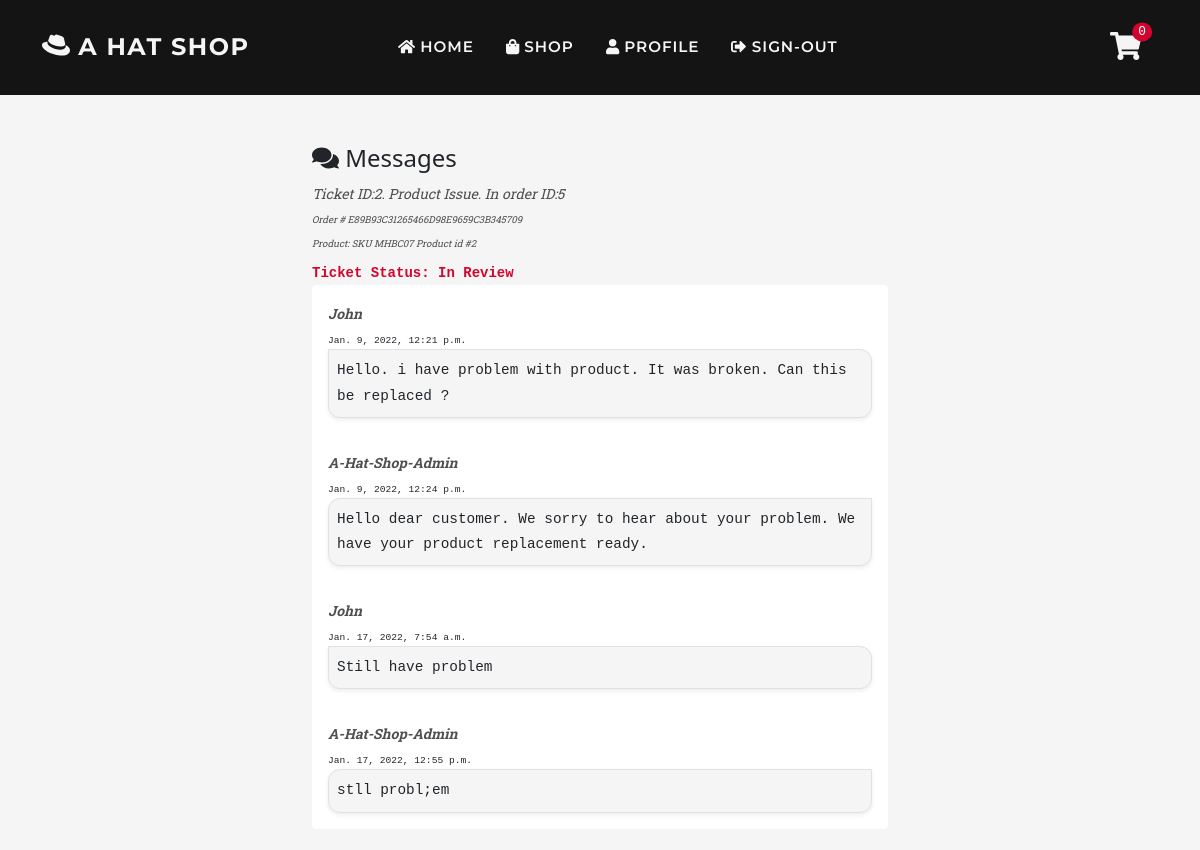
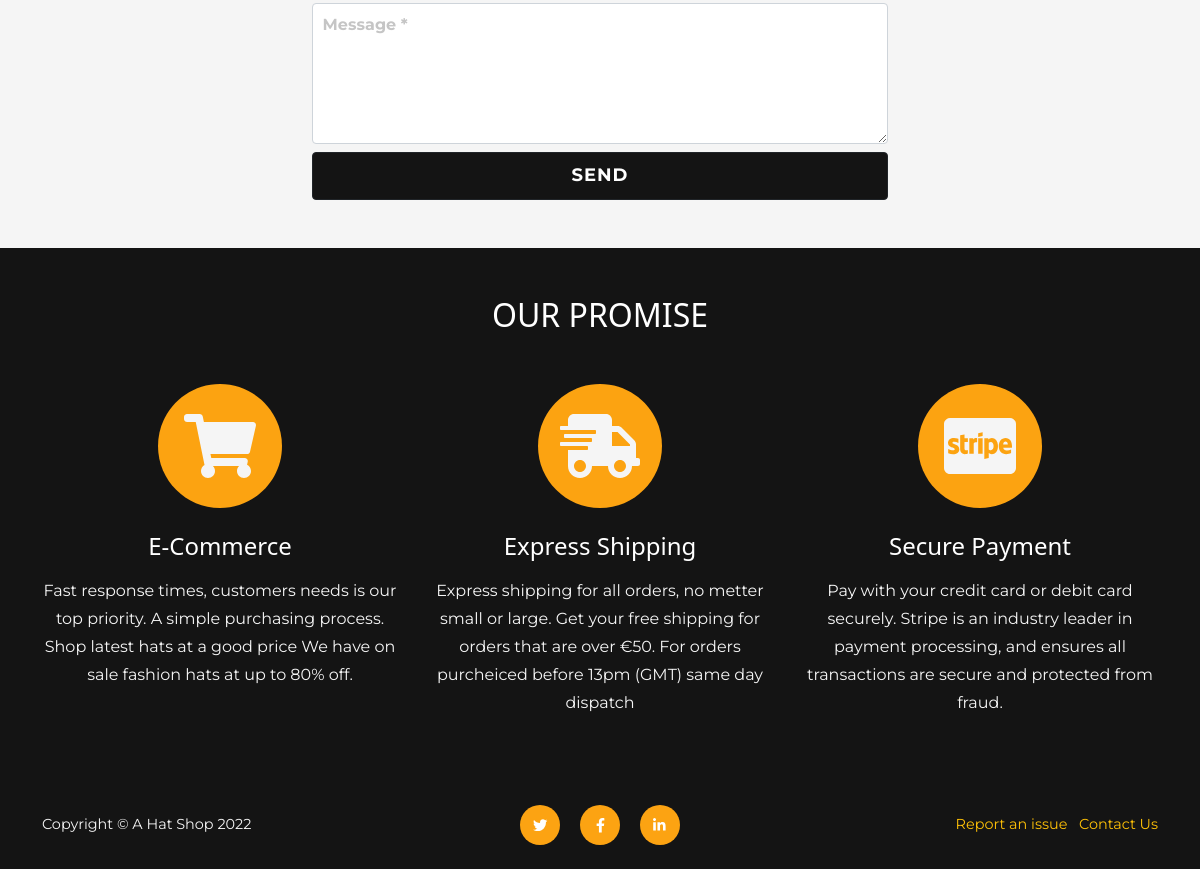
/support/message/2?unread=False (signed in), run on an earlier commit of the app's database (2 pictures, top to bottom).
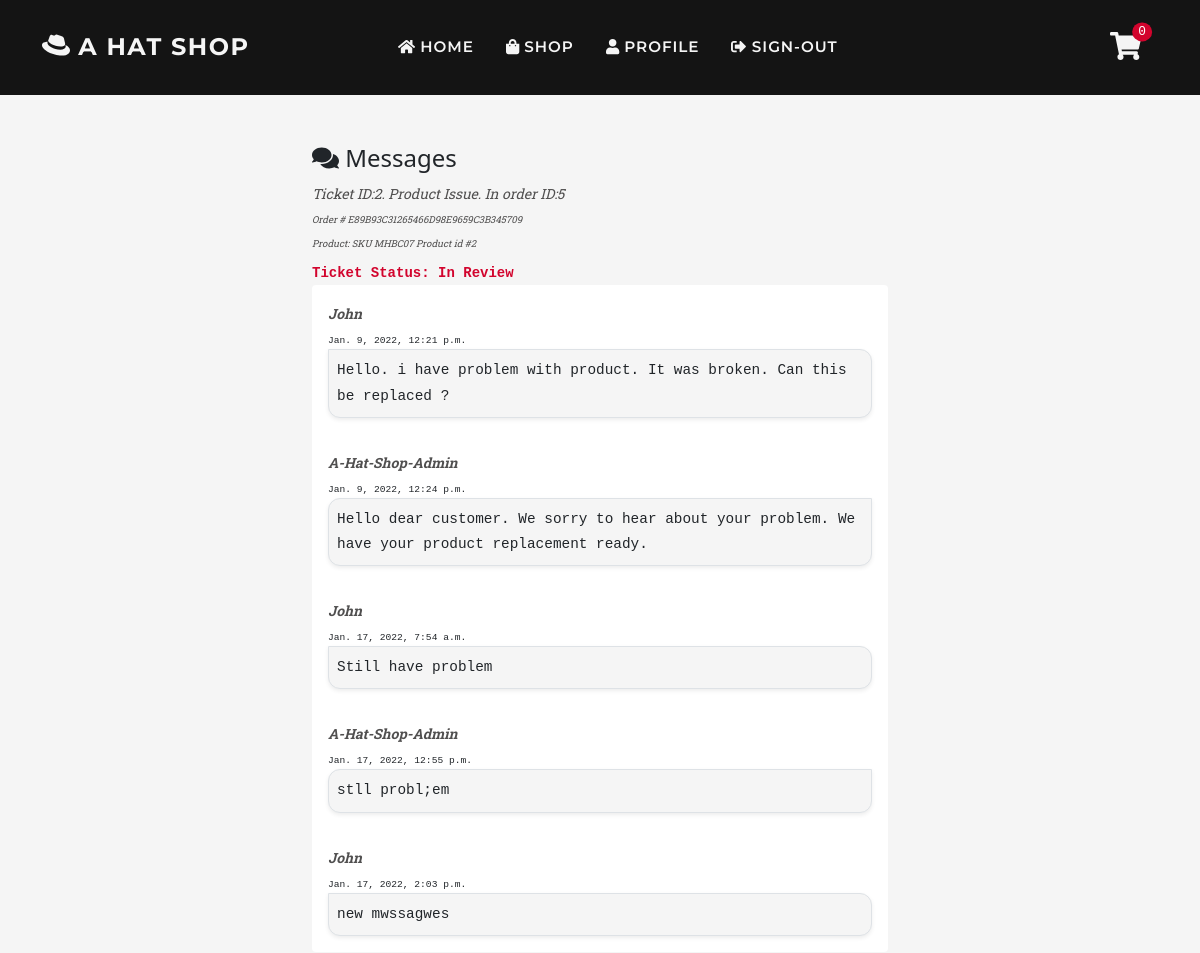
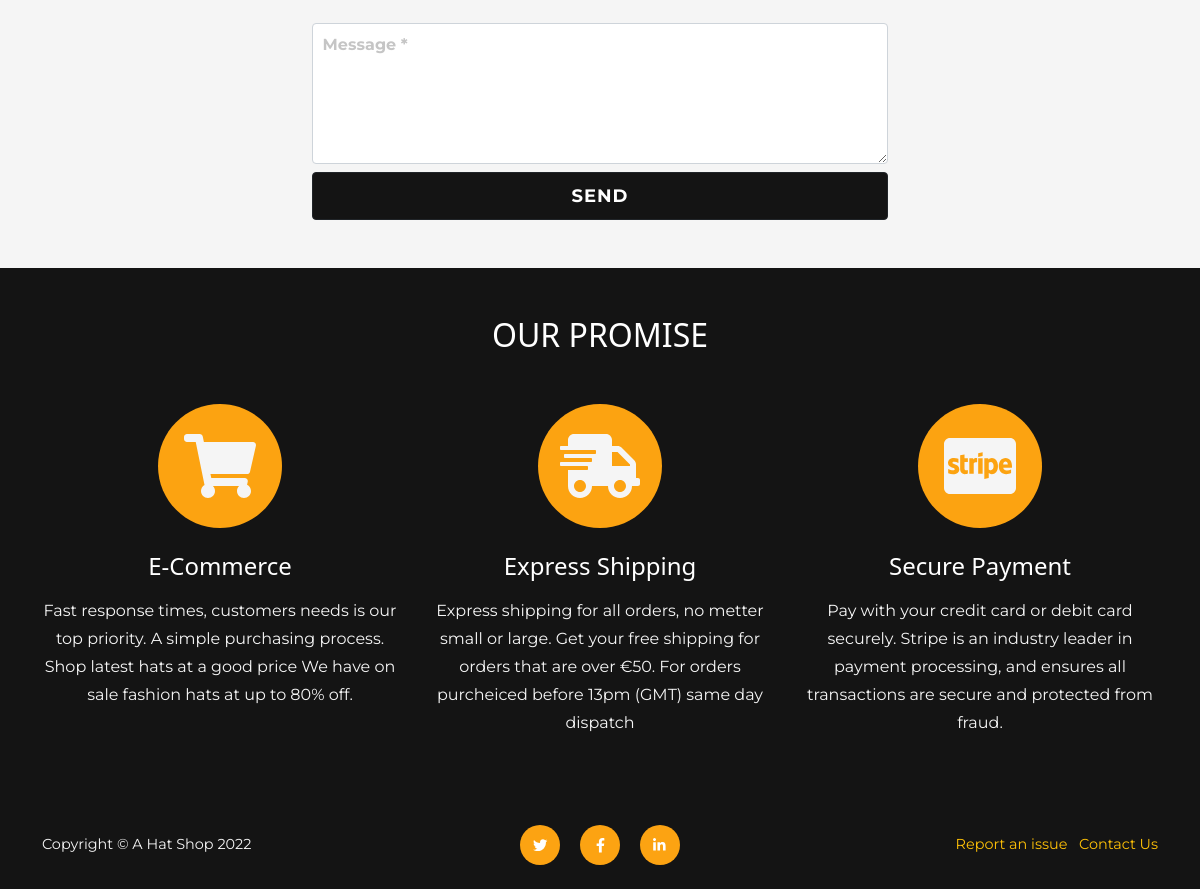
And on a later commit of the database (2 pictures, top to bottom).
### support/models.py (models this page shows, shortened)
class Message(models.Model):
    thread = models.ForeignKey(
        CustomerSuport, null=False, blank=False,
        on_delete=models.CASCADE, related_name='messages_thread')
    user = models.ForeignKey(
        User, null=False, blank=False,
        on_delete=models.CASCADE, related_name="sender")
    message = models.TextField(max_length=500)
    timestamp = models.DateTimeField(auto_now_add=True)
    unread = models.BooleanField(default=True)

### support/views.py (the view, shortened to what this page needs)
# urls.py: path('message/<issue_id>', views.messages_view, name='messages_view'),
@login_required
def messages_view(request, issue_id):
    issue = get_object_or_404(CustomerSuport, pk=issue_id)
    profile = request.user
    if not profile.is_superuser:
        status_form = None
        if not issue.user_profile == profile:
            messages.error(request, 'Error loading support ticket')
            return redirect(reverse('home'))
    all_messages = Message.objects.all()
    thread_messages = all_messages.filter(thread=issue)
    if 'unread' in request.GET:
        for message in thread_messages:
            message.unread = request.GET['unread']
            message.save()
    form = MessageForm()
    context = {
        'thread_messages': thread_messages,
        'status_form': status_form,
        'issue': issue,
        'form': form,
    }
    return render(request, 'messages/messages.html', context)

### support/forms.py
class MessageForm(forms.ModelForm):
    prefix = 'mesage'
    class Meta:
        model = Message
        fields = ('message',)
    def __init__(self, *args, **kwargs):
        super().__init__(*args, **kwargs)
        for field in self.fields:
            if self.fields[field].required:
                placeholder = f'{self.fields[field].label} *'
            self.fields[field].widget.attrs['placeholder'] = placeholder
            self.fields[field].label = False

### cart/contexts.py (called while the page is built, shortened)
def cart_contents(request):
    cart_items = []
    total = 0
    before = 0
    item_count = 0
    availability = 0
    cart = request.session.get('cart', {})
    if total < 50:
        delivery = total * Decimal(10 / 100)
        free_deivery = 50 * total
    else:
        delivery = 0
        free_deivery = 0
    delivery = round(delivery, 2)
    grand_total = delivery + total
    grand_total = round(grand_total, 2)
    context = {
        'cart_items': cart_items,
        'total': total,
        'before': before,
        'item_count': item_count,
        'delivery': delivery,
        'free_deivery': free_deivery,
        'deivery_treshold': 10,
        'grand_total': grand_total,
    }
    return context

### support/templates/messages/messages.html (shortened to what this page needs)
{% extends 'base.html' %}
{% load static %}
{% load thumbnail %}
{% block page_header %}
<header class="py-5">
</header>
{% endblock %}
{% block content %}
<section class="page-section">
    <div class="container col-12 col-sm-8 col-lg-6">
        <div class="mx-auto element-width">
            <h4 ><i class="fas fa-comments"></i> Messages</h4>
            <div class="mb-2">
                <span class="text-muted small text-italic ">{{ issue }}</span> <br>
                <span class="text-muted time text-italic ">Order # {{ issue.order.order_number }}</span> <br>
                {% if issue.order_line %}
                <span class="p-0 text-muted time text-italic">Product: {{ issue.order_line }}</span>
                {% endif %}
            </div>
            {% if issue.status == 'Resolved' %}
            <p class="m-0 text-success fw-bolder small font-monospace">Ticket Status: {{ issue.status }}</p>
            {% else %}
            <p class="m-0 text-danger fw-bolder small font-monospace">Ticket Status: {{ issue.status }}</p>
            {% endif %}
            <div class="messages-body bg-white rounded mb-4 messages">
                {% for message in thread_messages %}
                {% if message.user.is_superuser %}
                <div class="rounded p-3">
                    <span class="m-0 fw-bolder text-muted text-italic text-capitalize small">{{ message.user.username }}
                    </span> <br>
                    <sman class="time font-monospace">{{ message.timestamp }}</span>
                    <div class="text-admin bg-light p-2 shadow-sm border">
                        <p class="message mb-0 font-monospace small">{{ message.message }}</p>
                    </div>
                </div>
                {% else %}
                <div class="rounded p-3">
                    <span class="m-0 fw-bolder text-muted text-italic text-capitalize small">{{ message.user.username }}
                    </span> <br>
                    <sman class="time font-monospace">{{ message.timestamp }}</span>
                    <div class="text bg-light p-2 bg-light shadow-sm border">
                        <p class="message mb-0 font-monospace small">{{ message.message }}</p>
                    </div>
                </div>
                {% endif %}
                {% endfor %}
            </div>
            {% include 'includes/forms/message-form.html' %}
        </div>
    </div>
</section>
{% endblock %}

What changed in the data, as far as the page shows it:
added Message: user.username "John", timestamp "Jan. 17, 2022, 2:03 p.m.", message "new mwssagwes"
